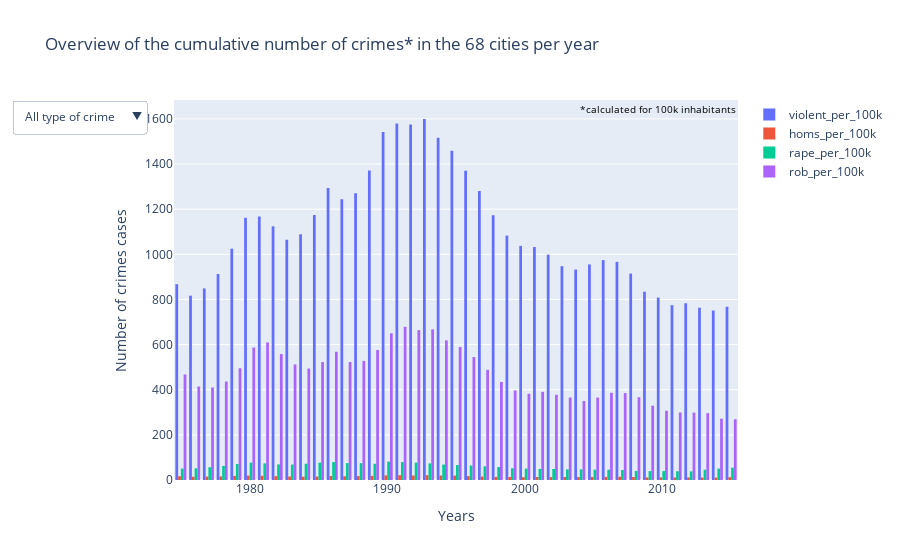

The notebook cell this image was saved under:
### Markdown cell above
We find here the same national proportions.

### Code cell
def multi_plot(this_df,addAll=True):
    def create_layout_button(column):
            return dict(label = column,
                        method = 'update',
                        args = [{'visible': this_df.columns.isin([column]),
                                'title': column,
                                'showlegend': False}])

    fig = go.Figure()

    for column in this_df.columns.to_list():
        fig.add_trace(
            go.Histogram(
                histfunc="avg", 
                x=this_df.index,
                y=this_df[column],
                name = column)
        )
    button_all = dict(label = 'All type of crime',
                        method = 'update',
                        args = [{'visible': this_df.columns.isin(this_df.columns),
                                'title': 'All',
                                'showlegend':True}])
    fig.update_layout(
        updatemenus=[go.layout.Updatemenu (
            active = 0,
            buttons = ([button_all] * addAll) + list(this_df.columns.map(lambda column: create_layout_button(column)))
            )
        ])
    fig.update_layout(title_text='Overview of the cumulative number of crimes* in the 68 cities per year ')
    annotation = {
    'xref': 'paper',  
    'yref': 'paper',  
    'x': 1.0, 
    'y': 1.0, 
    'text': '*calculated for 100k inhabitants',
    'showarrow': False,
    'arrowhead': 0,
    'font': {'size': 10, 'color': 'black'},
    'font_family' : 'Open Sans'
}

    fig.update_layout({'annotations': [annotation]})
    fig.update_xaxes(title_text="Years")
    fig.update_yaxes(title_text="Number of crimes cases")
    fig.show()

# create a dataframe with only the data we wanna plot (  by specifying columns to keep )
columns_crime = df_crime.columns.to_list()[9:13]
df_crime_filtered = df_crime.set_index('year')[columns_crime]
multi_plot(df_crime_filtered)

### Figure 1 — Plotly figure (JSON) as saved in the notebook; plotly's stock layout.template omitted (floating-point values rounded to 4 significant figures; data arrays with more than 128 entries replaced by an {"elided": "..."} marker saying what was removed)
{"data": [{"histfunc": "avg", "name": "violent_per_100k", "type": "histogram", "x": {"elided": "2795 int values"}, "y": {"elided": "2795 float values"}}, {"histfunc": "avg", "name": "homs_per_100k", "type": "histogram", "x": {"elided": "2795 int values"}, "y": {"elided": "2795 float values"}}, {"histfunc": "avg", "name": "rape_per_100k", "type": "histogram", "x": {"elided": "2795 int values"}, "y": {"elided": "2795 float values"}}, {"histfunc": "avg", "name": "rob_per_100k", "type": "histogram", "x": {"elided": "2795 int values"}, "y": {"elided": "2795 float values"}}], "layout": {"annotations": [{"arrowhead": 0, "font": {"color": "black", "family": "Open Sans", "size": 10}, "showarrow": false, "text": "*calculated for 100k inhabitants", "x": 1, "xref": "paper", "y": 1, "yref": "paper"}], "title": {"text": "Overview of the cumulative number of crimes* in the 68 cities per year "}, "updatemenus": [{"active": 0, "buttons": [{"args": [{"showlegend": true, "title": "All", "visible": [true, true, true, true]}], "label": "All type of crime", "method": "update"}, {"args": [{"showlegend": false, "title": "violent_per_100k", "visible": [true, false, false, false]}], "label": "violent_per_100k", "method": "update"}, {"args": [{"showlegend": false, "title": "homs_per_100k", "visible": [false, true, false, false]}], "label": "homs_per_100k", "method": "update"}, {"args": [{"showlegend": false, "title": "rape_per_100k", "visible": [false, false, true, false]}], "label": "rape_per_100k", "method": "update"}, {"args": [{"showlegend": false, "title": "rob_per_100k", "visible": [false, false, false, true]}], "label": "rob_per_100k", "method": "update"}]}], "xaxis": {"title": {"text": "Years"}}, "yaxis": {"title": {"text": "Number of crimes cases"}}}}
